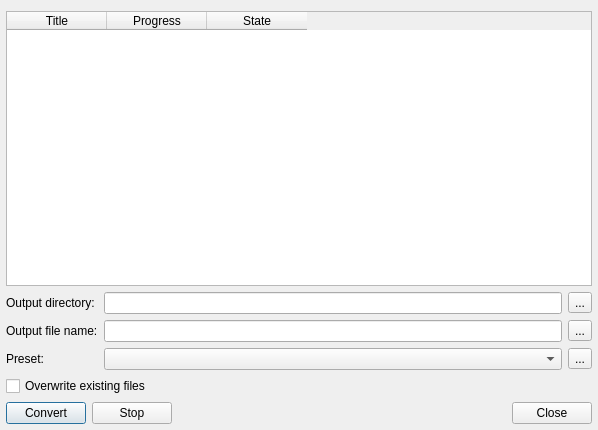
<?xml version="1.0" encoding="UTF-8"?>
<ui version="4.0">
 <class>ConverterDialog</class>
 <widget class="QDialog" name="ConverterDialog">
  <property name="geometry">
   <rect>
    <x>0</x>
    <y>0</y>
    <width>598</width>
    <height>430</height>
   </rect>
  </property>
  <property name="windowTitle">
   <string>Converter</string>
  </property>
  <layout class="QGridLayout" name="gridLayout_2">
   <property name="leftMargin">
    <number>6</number>
   </property>
   <property name="rightMargin">
    <number>6</number>
   </property>
   <property name="bottomMargin">
    <number>6</number>
   </property>
   <item row="0" column="0" colspan="3">
    <widget class="QTableWidget" name="tableWidget">
     <property name="editTriggers">
      <set>QAbstractItemView::NoEditTriggers</set>
     </property>
     <property name="selectionBehavior">
      <enum>QAbstractItemView::SelectRows</enum>
     </property>
     <property name="rowCount">
      <number>0</number>
     </property>
     <column>
      <property name="text">
       <string>Title</string>
      </property>
     </column>
     <column>
      <property name="text">
       <string>Progress</string>
      </property>
     </column>
     <column>
      <property name="text">
       <string>State</string>
      </property>
     </column>
    </widget>
   </item>
   <item row="1" column="0" colspan="3">
    <widget class="QWidget" name="widget" native="true">
     <layout class="QGridLayout" name="gridLayout">
      <property name="margin">
       <number>0</number>
      </property>
      <item row="0" column="0">
       <widget class="QLabel" name="label_2">
        <property name="text">
         <string>Output directory:</string>
        </property>
       </widget>
      </item>
      <item row="0" column="1">
       <widget class="QLineEdit" name="outDirEdit"/>
      </item>
      <item row="0" column="2">
       <widget class="QToolButton" name="dirButton">
        <property name="text">
         <string notr="true">...</string>
        </property>
       </widget>
      </item>
      <item row="1" column="0">
       <widget class="QLabel" name="label_3">
        <property name="text">
         <string>Output file name:</string>
        </property>
       </widget>
      </item>
      <item row="1" column="1">
       <widget class="QLineEdit" name="outFileEdit"/>
      </item>
      <item row="1" column="2">
       <widget class="QToolButton" name="fileNameButton">
        <property name="text">
         <string notr="true">...</string>
        </property>
       </widget>
      </item>
      <item row="2" column="0">
       <widget class="QLabel" name="label_4">
        <property name="text">
         <string>Preset:</string>
        </property>
       </widget>
      </item>
      <item row="2" column="1">
       <widget class="QComboBox" name="presetComboBox"/>
      </item>
      <item row="2" column="2">
       <widget class="QToolButton" name="presetButton">
        <property name="text">
         <string notr="true">...</string>
        </property>
       </widget>
      </item>
      <item row="3" column="0" colspan="3">
       <widget class="QCheckBox" name="overwriteCheckBox">
        <property name="text">
         <string>Overwrite existing files</string>
        </property>
       </widget>
      </item>
     </layout>
    </widget>
   </item>
   <item row="2" column="0">
    <widget class="QPushButton" name="convertButton">
     <property name="text">
      <string>Convert</string>
     </property>
    </widget>
   </item>
   <item row="2" column="1">
    <widget class="QPushButton" name="stopButton">
     <property name="text">
      <string>Stop</string>
     </property>
    </widget>
   </item>
   <item row="2" column="2">
    <widget class="QDialogButtonBox" name="buttonBox">
     <property name="standardButtons">
      <set>QDialogButtonBox::Close</set>
     </property>
    </widget>
   </item>
  </layout>
 </widget>
 <resources/>
 <connections>
  <connection>
   <sender>buttonBox</sender>
   <signal>rejected()</signal>
   <receiver>ConverterDialog</receiver>
   <slot>reject()</slot>
   <hints>
    <hint type="sourcelabel">
     <x>591</x>
     <y>423</y>
    </hint>
    <hint type="destinationlabel">
     <x>399</x>
     <y>104</y>
    </hint>
   </hints>
  </connection>
 </connections>
</ui>
